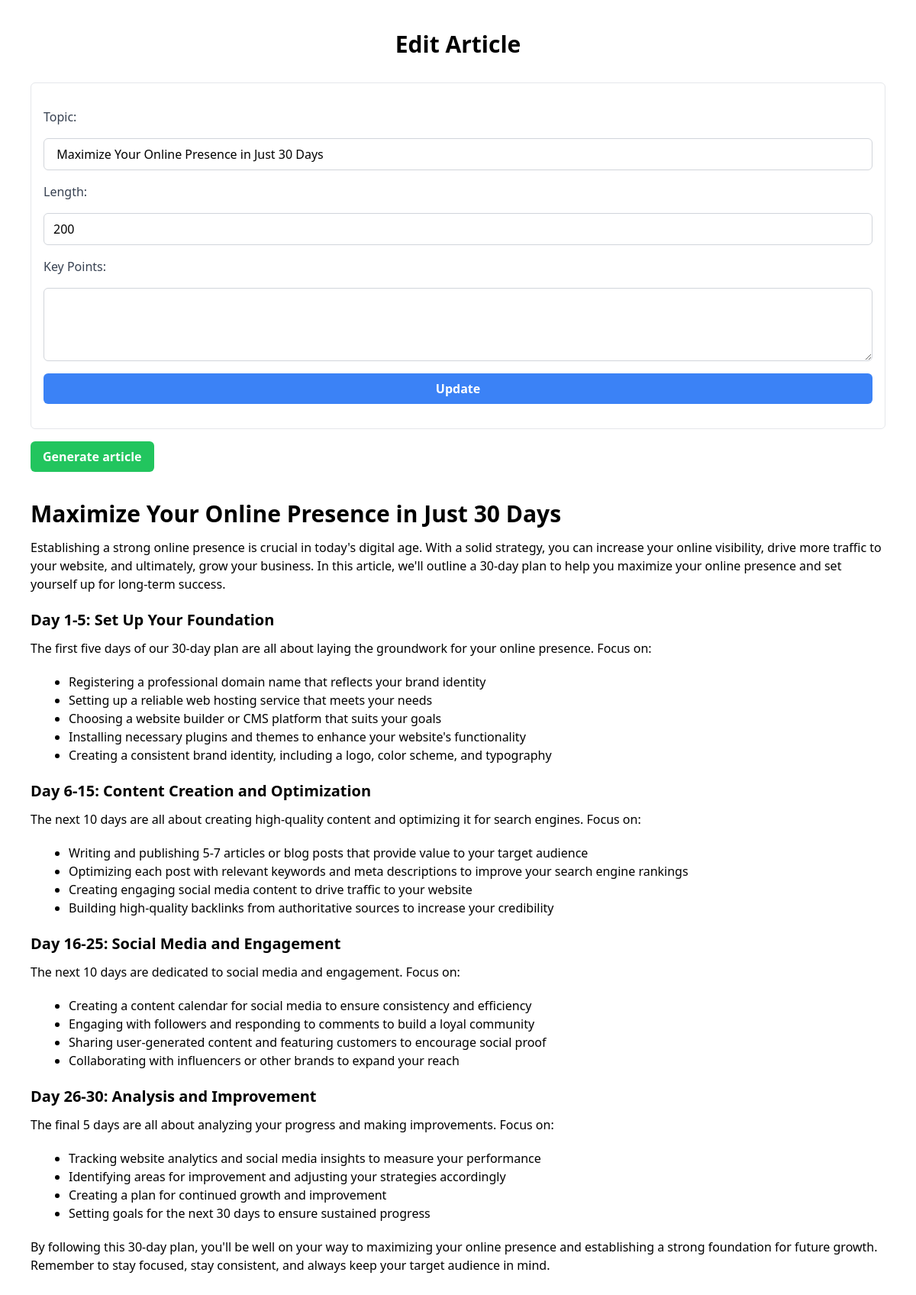
Page /edit/8 on the committed database.
### app.py (models this page shows, shortened)
class Article(db.Model):
    id = db.Column(db.Integer, primary_key=True)
    topic = db.Column(db.String(100), nullable=False)
    length = db.Column(db.Integer, nullable=False)
    key_points = db.Column(db.Text, nullable=False)
    post = db.Column(db.Text, nullable=True)
    review = db.Column(db.Text, nullable=True)

### app.py (the view)
@app.route("/edit/<int:id>", methods=["GET", "POST"])
def edit(id):
    article = Article.query.get_or_404(id)
    if request.method == "POST":
        article.topic = request.form["topic"]
        article.length = int(request.form["length"])
        article.key_points = request.form["key_points"]
        db.session.commit()
        return redirect(url_for("index"))
    return render_template("edit.html", article=article)

### templates/edit.html (shortened to what this page needs)
<!DOCTYPE html>
<html>
  <head>
    <script src="https://cdn.tailwindcss.com"></script>
  </head>
  <body class="p-10">
    <h1 class="text-3xl font-bold text-center mb-8">Edit Article</h1>
    <form
      action="{{ url_for('edit', id=article.id) }}"
      method="post"
      class="flex flex-col space-y-4 px-4 py-8 border border-gray-200 rounded-md"
    >
      <label for="topic" class="text-gray-700 font-medium">Topic:</label>
      <input
        type="text"
        id="topic"
        name="topic"
        value="{{ article.topic }}"
        class="px-3 py-2 rounded-md focus:outline-none focus:ring focus:ring-blue-500 border border-gray-300"
      />
      <label for="length" class="text-gray-700 font-medium">Length:</label>
      <input
        type="number"
        id="length"
        name="length"
        value="{{ article.length }}"
        class="px-3 py-2 rounded-md focus:outline-none focus:ring focus:ring-blue-500 border border-gray-300"
      />
      <label for="key_points" class="text-gray-700 font-medium"
        >Key Points:</label
      >
      <textarea
        id="key_points"
        name="key_points"
        class="px-3 py-2 rounded-md focus:outline-none focus:ring focus:ring-blue-500 border border-gray-300 h-24"
      >
{{ article.key_points }}</textarea
      >
      <input
        type="submit"
        value="Update"
        class="bg-blue-500 hover:bg-blue-700 text-white font-bold py-2 px-4 rounded-md"
      />
    </form>
    <button
      id="generate-button"
      class="bg-green-500 hover:bg-green-700 text-white font-bold py-2 px-4 rounded-md mt-4"
      onclick="generateArticle()"
    >
      Generate article
    </button>
    <div id="post" class="mt-8 [*>h1:font-bold]">{{ article.post|safe }}</div>
  </body>
</html>

### templates/edit.html (style rules this page uses)
#post h1 { font-size: 30px; font-weight: bold; margin-bottom: 10px; }
#post h2 { font-weight: bold; font-size: 20px; margin-bottom: 10px; margin-top: 20px; }
#post p { margin-bottom: 20px; }
#post ul { margin-left: 50px; margin-bottom: 20px; }
#post li { list-style: disc; }

### rows in the picture
Article: topic "Maximize Your Online Presence in Just 30 Days", length "200", post "Maximize Your Online Presence in Just 30 Days Establishing a strong online presence is crucial in today's digital age. With a solid strategy, you can increase your online visibility, drive more traffic to your website, and ultimately, grow your business. In this article, we'll outline a 30-day plan to help you maximize your online presence and set yourself up for long-term success. Day 1-5: Set Up Your Foundation The first five days of our 30-day plan are all about laying the groundwork for your online presence. Focus on: Registering a professional domain name that reflects your brand identity Setting up a reliable web hosting service that meets your needs Choosing a website builder or CMS…"
